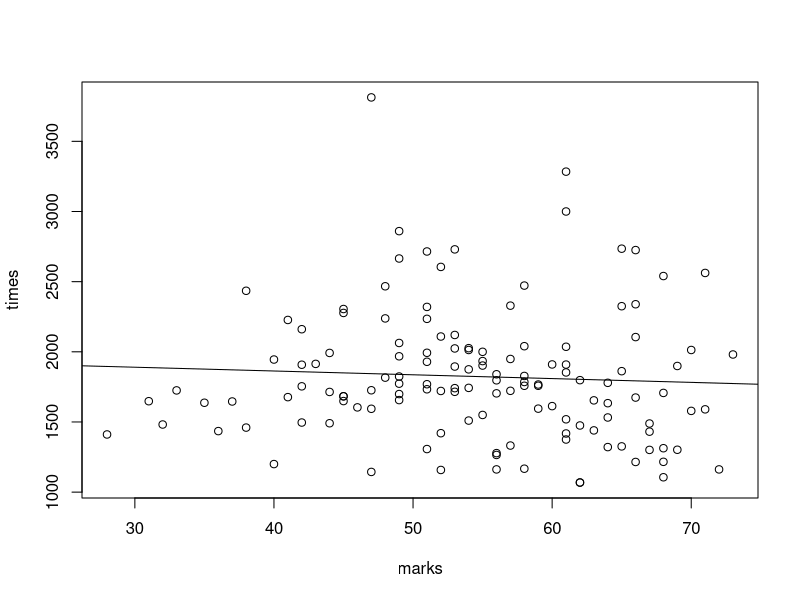
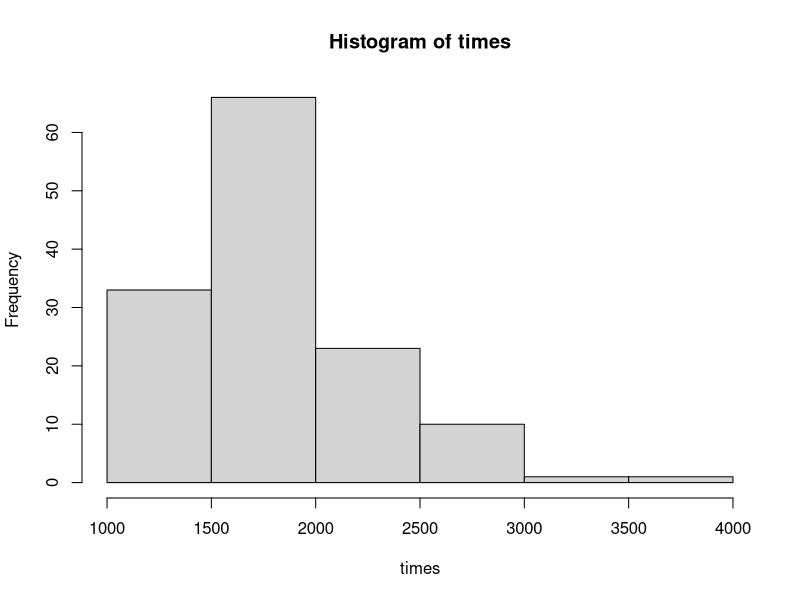
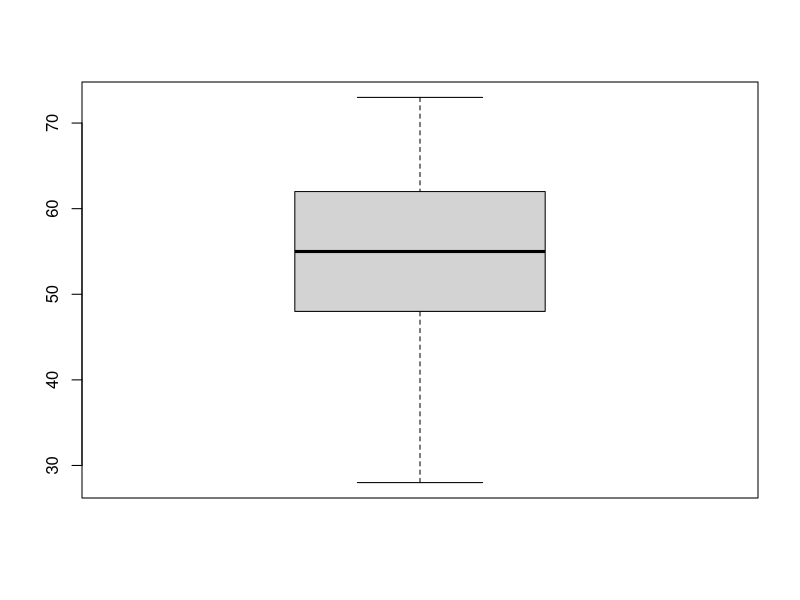
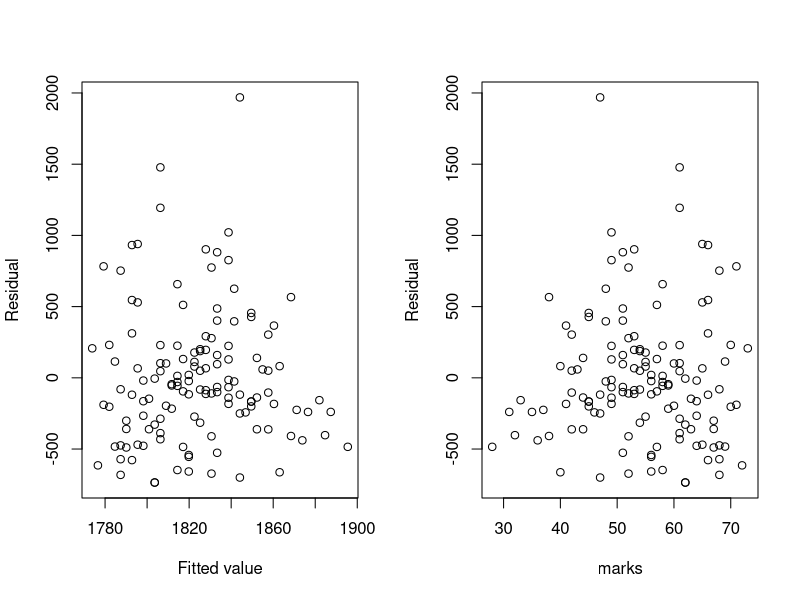
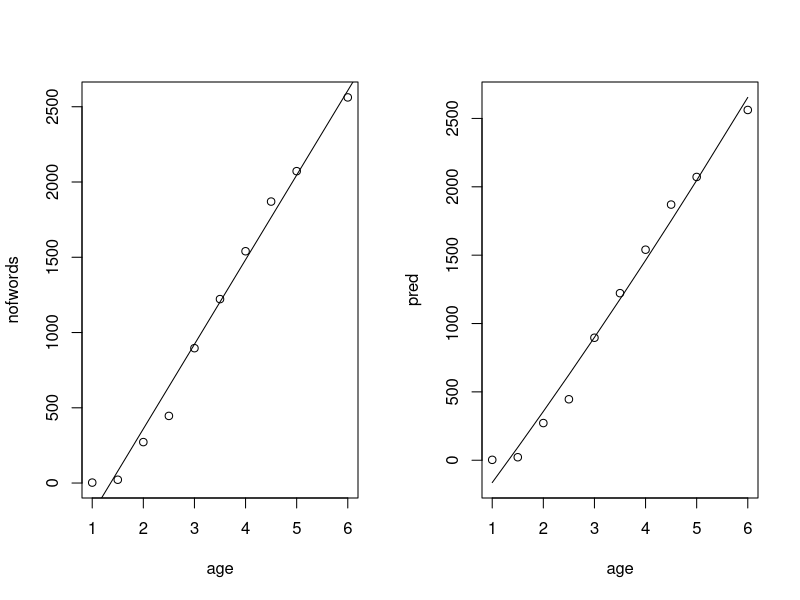
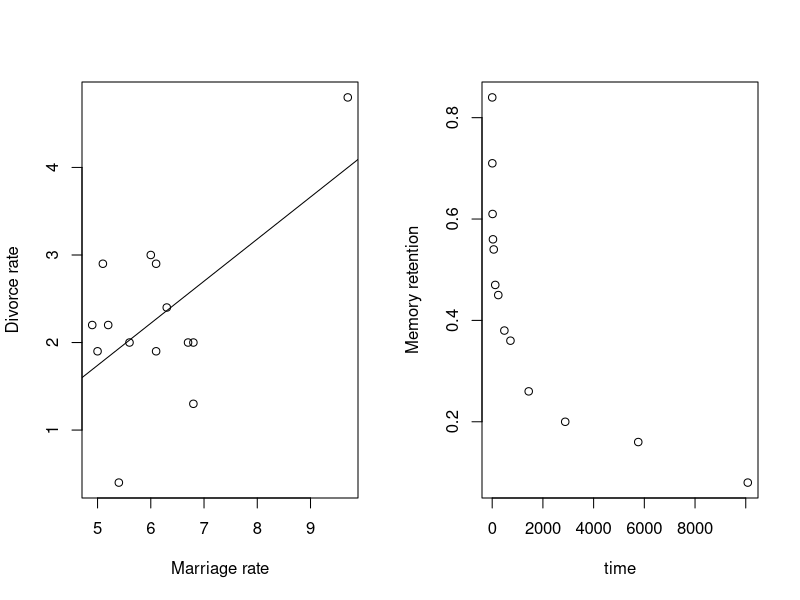
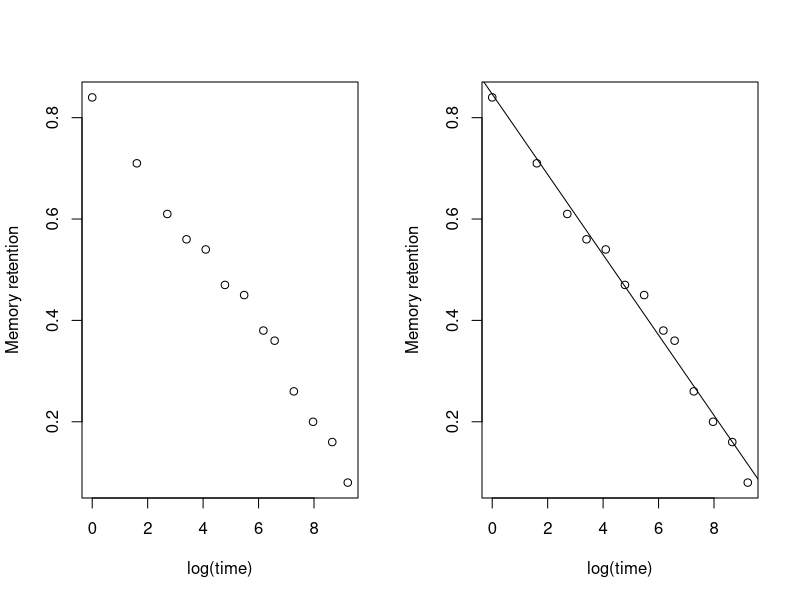
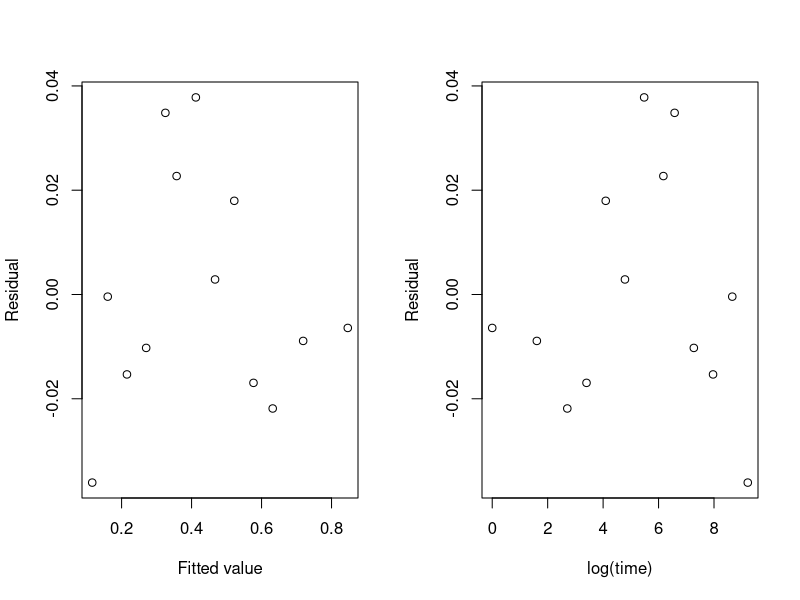

Reproduce these figures in R, in order.
## ---- chunk 1
knitr::opts_chunk$set(echo = TRUE)
## ---- chunk 2
# The final examination scores and corresponding exam completion times:
exam <- structure(list(
    marks = c(49, 49, 70, 55, 52, 55, 61, 65, 57,
        71, 49, 48, 49, 69, 44, 53, 49, 52, 53, 36, 61, 68, 67, 53, 33,
        64, 57, 56, 41, 40, 42, 40, 51, 53, 62, 61, 49, 54, 57, 71, 45,
        70, 58, 62, 28, 72, 37, 67, 51, 55, 68, 58, 61, 43, 60, 53, 51,
        51, 60, 64, 66, 52, 45, 48, 51, 73, 63, 32, 59, 68, 35, 64, 62,
        51, 52, 44, 64, 65, 56, 52, 59, 66, 42, 67, 48, 56, 47, 68, 58,
        59, 45, 31, 47, 56, 38, 47, 65, 61, 45, 63, 66, 44, 57, 56, 56,
        54, 61, 58, 46, 62, 68, 58, 47, 66, 61, 58, 45, 55, 54, 54, 54,
        41, 65, 66, 38, 51, 49, 49, 51, 42, 61, 69, 42, 53),
    times = c(2860, 2063, 2013, 2000, 1420, 1934, 1519, 2735, 2329, 1590,
        1699, 1816, 1824, 1899, 1714, 1741, 1968, 1721, 2120, 1435,
        1909, 1707, 1431, 2024, 1725, 1634, 1949, 1278, 1677, 1945,
        1754, 1200, 1307, 1895, 1798, 1375, 2665, 1743, 1722, 2562,
        2277, 1579, 1785, 1068, 1411, 1162, 1646, 1489, 1769, 1550,
        1313, 2472, 2036, 1914, 1910, 2730, 2235, 1993, 1613, 1532,
        2339, 2109, 1649, 2238, 1733, 1981, 1440, 1482, 1758, 2540,
        1637, 1779, 1069, 1929, 2605, 1491, 1321, 1326, 1797, 1158,
        1595, 2105, 1496, 1301, 2467, 1265, 3813, 1216, 1167, 1767,
        1683, 1648, 1144, 1162, 1460, 1726, 1862, 3284, 1683, 1654,
        2725, 1992, 1332, 1840, 1704, 1510, 3000, 1758, 1604, 1475,
        1106, 2040, 1594, 1215, 1418, 1828, 2305, 1902, 2013, 2026,
        1875, 2227, 2325, 1674, 2435, 2715, 1773, 1656, 2320, 1908,
        1853, 1302, 2161, 1715)),
    .Names = c("marks", "times"), row.names = c(NA, -134L), class = "data.frame")
## ---- chunk 3
head(exam)

attach(exam)
#plot data
# layout(matrix(c(2,0,1,3), 2, 2, byrow=TRUE), c(2,1), c(1,2), TRUE)
plot(marks, times)
abline(lm(times ~ marks))
## ---- chunk 4
hist(times)
## ---- chunk 5
boxplot(marks)
## ---- chunk 6
exam_reg <- lm(times ~ marks)
pred <- predict(exam_reg)
resd <- residuals(exam_reg)
par(mfrow = c(1,2))
plot(pred, resd, xlab = "Fitted value", ylab = "Residual")
plot(marks, resd, ylab = "Residual")
detach(exam)
## ---- chunk 7
# Average vocabulary size of children at various ages:
vocab <- structure(
    list(age = c(1, 1.5, 2, 2.5, 3, 3.5, 4, 4.5, 5, 6),
    nofwords = c(3, 22, 272, 446, 896, 1222, 1540, 1870, 2072, 2562)),
   .Names = c("age", "nofwords"), row.names = c(NA, -10L), class = "data.frame")

vocab

attach(vocab)
#scatterplot
plot(age, nofwords)
abline(lm(nofwords ~ age))
## ---- chunk 8
# Linear regression with quadratic term for age:
vocab_reg <- lm(nofwords ~ age + I(age*age))
pred <- predict(vocab_reg)
#
plot(age, pred, type = "l")
points(age, nofwords)
detach(vocab)
## ---- chunk 9
# The marriage and divorce rates for 14 countries:
mardiv_rates <- structure(list(
    marrate = c(5.6, 6, 5.1, 5, 6.7, 6.3, 5.4,
       6.1, 4.9, 6.8, 5.2, 6.8, 6.1, 9.7),
    divrate = c(2, 3, 2.9, 1.9, 2, 2.4, 0.4, 1.9,
       2.2, 1.3, 2.2, 2, 2.9, 4.8)),
   .Names = c("marrate", "divrate"), row.names = c(NA, -14L), class = "data.frame")

mardiv_rates

attach(mardiv_rates)
mardiv_reg <- lm(divrate ~ marrate)
summary(mardiv_reg)
## ---- chunk 10
plot(divrate ~ marrate, xlab = "Marriage rate", ylab = "Divorce rate")
abline(mardiv_reg)

divpred8 <- -0.6646 + 0.4808 * 8
divpred14 <- -0.6646 + 0.4808 * 14

divpred8; divpred14
detach(mardiv_rates)
## ---- chunk 11
# Average percentage memory retention against passing time:
memory <- structure(list(
    time = c(1, 5, 15, 30, 60, 120, 240, 480,
        720, 1440, 2880, 5760, 10080),
  memret = c(0.84, 0.71, 0.61, 0.56, 0.54, 0.47, 0.45,
        0.38, 0.36, 0.26, 0.2, 0.16, 0.08)),
 .Names = c("time", "memret"), row.names = c(NA, -13L), class = "data.frame")

memory

attach(memory)
## ---- chunk 12
plot(time, memret, ylab = "Memory retention")
## ---- chunk 13
plot(log(time), memret, ylab = "Memory retention")
memory_reg <- lm(memret ~ log(time))
summary(memory_reg)
## ---- chunk 14
plot(memret ~ log(time), xlab = "log(time)", ylab = "Memory retention")
abline(memory_reg)

pred <- predict(memory_reg)
resd <- residuals(memory_reg)
## ---- chunk 15
par(mfrow = c(1,2))
plot(pred, resd, xlab = "Fitted value", ylab = "Residual")
plot(log(time), resd, ylab = "Residual")

detach(memory)
